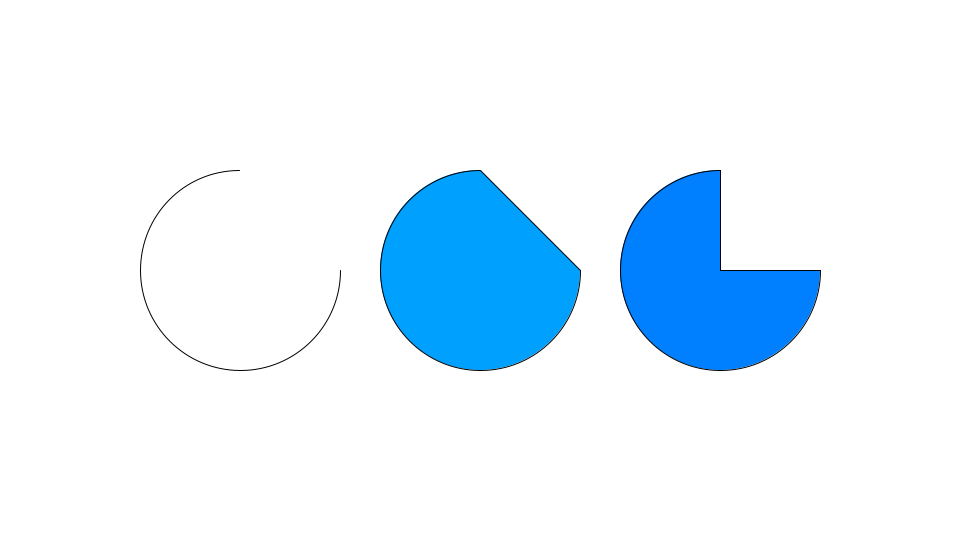
Frame 1 (no input)
Frame 60 (the mouse pressed at the canvas centre just before this capture): identical to frame 1, image omitted
Frame 120 (the mouse held since frame 60 and released just before this capture): identical to frame 1, image omitted

The Processing sketch that drew this single still picture (run headless with seeded random() and noise(); from frame 60 on, the mouse is pressed at the canvas centre):

// Processing sketch: sketch_015_arc
// ── sketch_015_arc.pde
// setup関数 : 初回1度だけ実行される
void setup() {
  size(960, 540); // ウィンドウサイズを960px,540pxに
}

// draw関数 : setup関数実行後繰り返し実行される
void draw() {
  background(255, 255, 255); // 背景色を白に指定

  // 円弧の角度計算方法 0°と270°の指定方法
  float startAngle = 0;
  float endAngle = TWO_PI * 270/360;

  noFill(); // 塗りつぶしをナシに指定
  // 円弧の描画(x,y,width,height,startAngle,endAngle)
  arc(width*1/4, height/2, 200, 200, startAngle, endAngle);

  fill(0, 160, 255); // 塗りつぶしをナシに指定
  // 円弧の描画(x,y,width,height,startAngle,endAngle)
  arc(width*2/4, height/2, 200, 200, startAngle, endAngle, CHORD);


  fill(0, 128, 255); // 塗りつぶしを青に指定
  // 円弧の描画(x,y,width,height,startAngle,endAngle,form)
  arc(width*3/4, height/2, 200, 200, startAngle, endAngle, PIE);

  // 角度の指定方法と、
}
